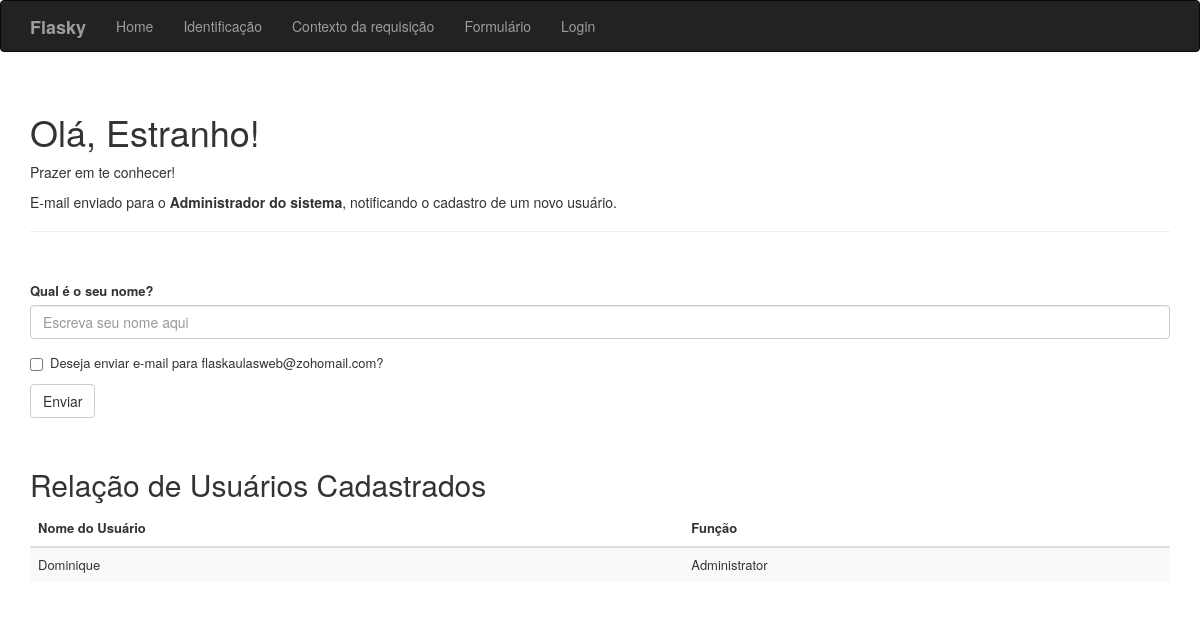
Before: / with the older database file.
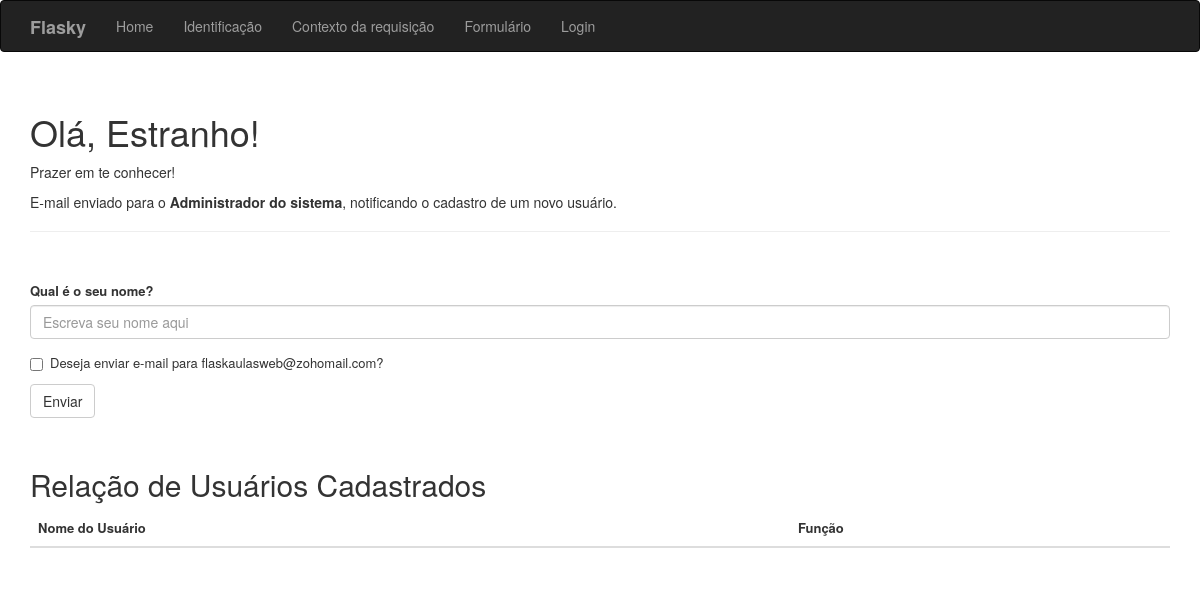
After: the same page with the newer database file.
### hello.py (models this page shows, shortened)
class User(db.Model):
    __tablename__ = 'users'
    id = db.Column(db.Integer, primary_key=True)
    username = db.Column(db.String(64), unique=True, index=True)
    role_id = db.Column(db.Integer, db.ForeignKey('roles.id'))

class Role(db.Model):
    __tablename__ = 'roles'
    id = db.Column(db.Integer, primary_key=True)
    name = db.Column(db.String(64), unique=True)
    users = db.relationship('User', backref='role', lazy='dynamic')

### hello.py (the view, shortened to what this page needs)
@app.route('/', methods=['GET', 'POST'])
def index():
    main = Main()
    users = User.query.all()
    users_count = db.session.query(func.count(User.id)).scalar()
    return fk.render_template('index.html',
                              nome=fk.session.get('nome'),
                              known=fk.session.get('known'),
                              main=main,
                              users=users,
                              users_count=users_count,
                              )

### hello.py
class Main(FlaskForm):
    nome = wf.StringField('Qual é o seu nome?', validators=[wtv.DataRequired()], render_kw={"placeholder": "Escreva seu nome aqui"})
    opcaoEmail = wf.BooleanField('Deseja enviar e-mail para flaskaulasweb@zohomail.com?')
    '''funcao = wf.SelectField(
        "Qual é a sua função (Role)?",
        choices=[('Administrator', 'Administrator'), ('Moderator', 'Moderator'), ('User', 'User')],
        validators=[wtv.DataRequired()]
    )'''
    enviar = wf.SubmitField('Enviar')

### templates/index.html (shortened to what this page needs)
{% extends "base.html" %}
{% import "bootstrap/wtf.html" as wt %}
{% block page_content %}
    <div class="page-header">
        <h1>Olá, {% if nome %}{{ nome }}{% else %}Estranho{% endif %}!</h1>
        {% if known %}
            <p>Feliz em te ver novamente!</p>
        {% else %}
            <p>Prazer em te conhecer!</p>
        {% endif %}
        <p>E-mail enviado para o <strong>Administrador do sistema</strong>, notificando o cadastro de um novo usuário.</p>
    </div>
    <div class="page-content">
        {{ wt.quick_form(main) }}
    </div>
        <div class="page-content">
        <h2>Relação de Usuários Cadastrados</h2>
        <table class="table table-striped table-hover align-middle m-0">
            <thead>
                <tr>
                    <th>Nome do Usuário</th>
                    <th>Função</th>
                </tr>
            </thead>
            <tbody>
                {% for user in users %}
                    <tr>
                        <td>{{ user.username }}</td>
                        <td>{{ user.role.name if user.role else 'Sem função' }}</td>
                    </tr>
                {% endfor %}
            </tbody>
        </table>
    </div>
{% endblock %}

### templates/base.html (shortened to what this page needs)
{% extends "bootstrap/base.html" %}
{% block head %}
    {{ super() }}
    <link rel="stylesheet" href="{{ url_for('static', filename='login.css') }}">
{% endblock %}
{% block navbar %}
    <div class="navbar navbar-inverse" role="navigation">
        <div class="container">
            <div class="navbar-header">
                <a class="navbar-brand" href="/">
                    <b>Flasky</b>
                </a>
            </div>
            <div class="navbar-collapse collapse">
                <ul class="nav navbar-nav">
                    <li><a href="/">Home</a></li>
                    <li><a href="/user/Fabio Teixeira/PT23820X/IFSP">Identificação</a></li>
                    <li><a href="/contextorequisicao/Fabio Teixeira">Contexto da requisição</a></li>
                    <li><a href="/formulario    ">Formulário</a></li>
                    <li><a href="/login   ">Login</a></li>
                </ul>
            </div>
        </div>
    </div>
{% endblock %}
{% block content %}
    <div class="container">
        {% block page_content %}{% endblock %}
{% endblock %}

### static/login.css (style rules this page uses)
.page-content { margin-top: 50px; font-size: 13px; }

Changed rows visible on the page:
removed User: username "Dominique", role "Administrator"
